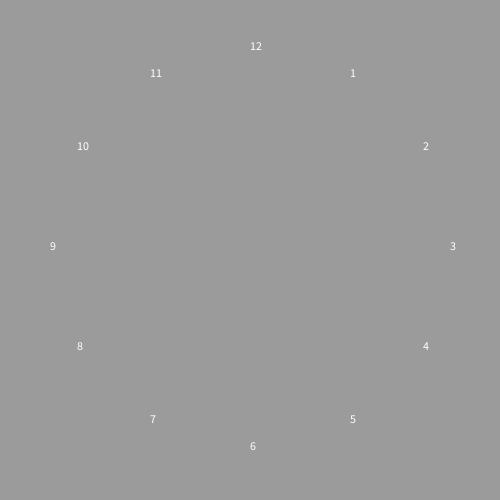
Frame 1 (no input)
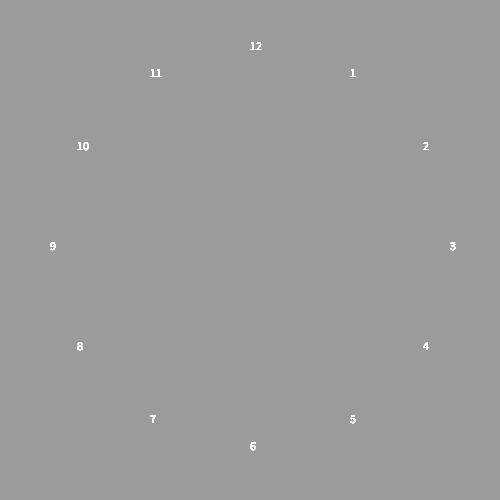
Frame 60 (the mouse pressed at the canvas centre just before this capture)
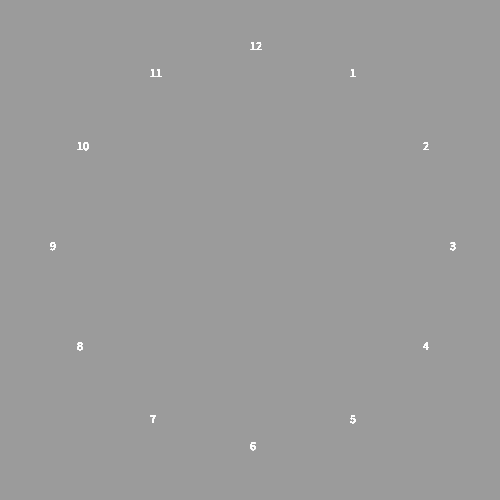
Frame 120 (the mouse held since frame 60 and released just before this capture)

The Processing sketch that drew these frames (run headless with seeded random() and noise(); from frame 60 on, the mouse is pressed at the canvas centre):

// Processing sketch: clock_tutorial
// ── clock_tutorial.pde
void setup()
{
  size(500, 500);
  background(155);
}

void draw()
{
  float theta = TWO_PI/12, radius = 200, midpoint = width * 0.5f;
  
  for(int i = 1; i <= 12; i++)
  {
    float x = midpoint + sin(theta)*radius;
    float y = midpoint - cos(theta)*radius;
    text(i, x, y);
    theta += TWO_PI/12;
  }
}
